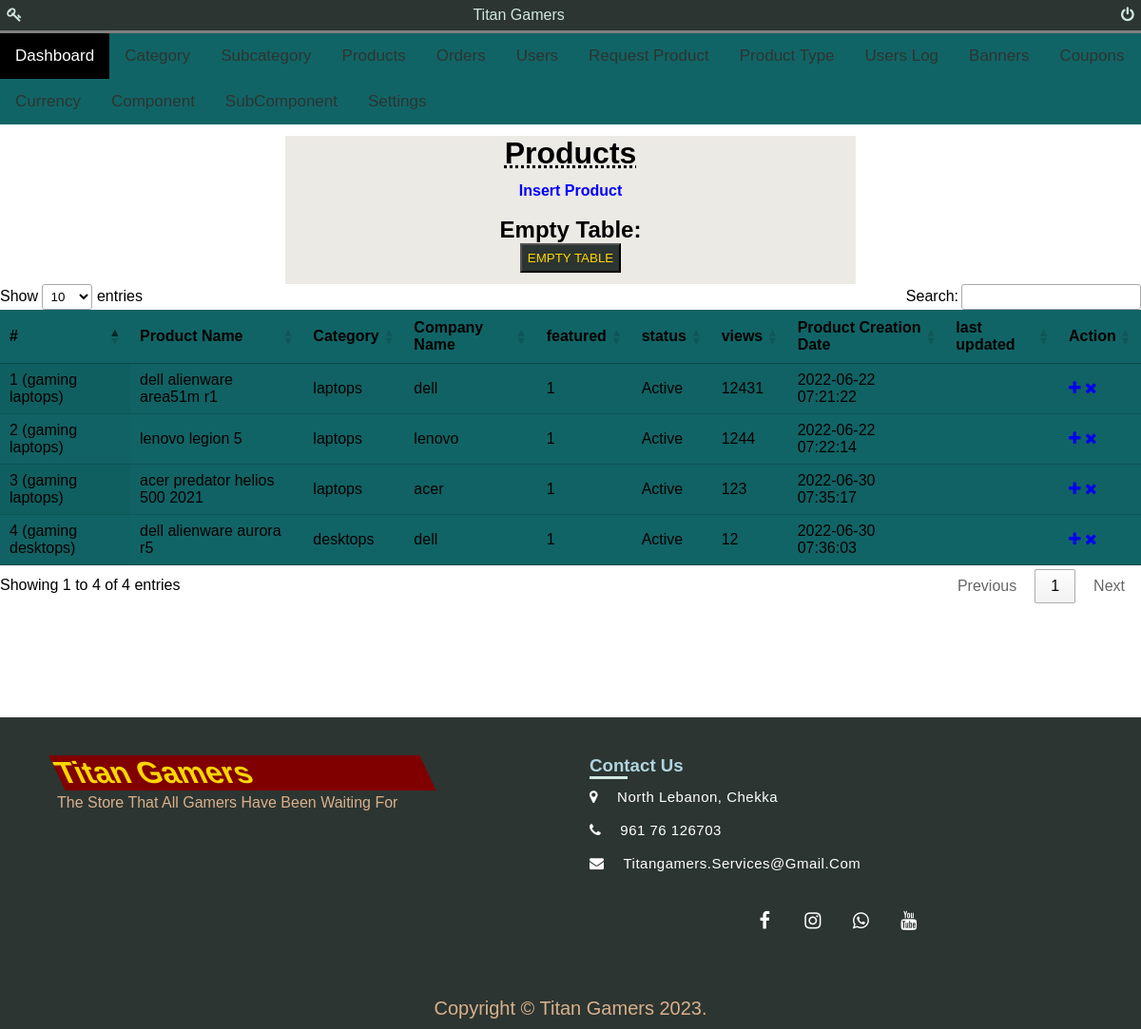
Page /admin/titan_manageproducts.php (signed in) on the earlier database version.
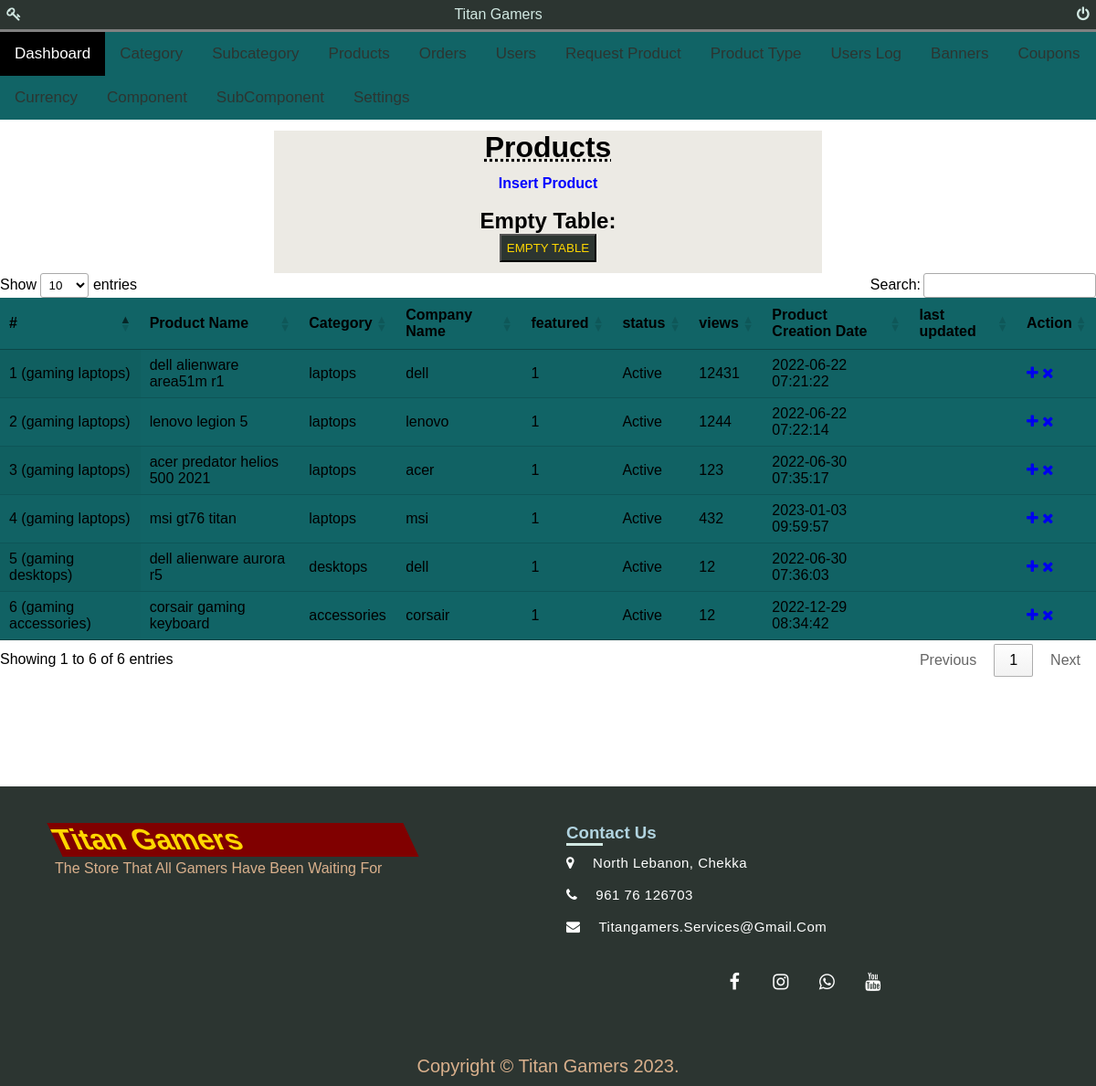
Same page on the later database version.
### tables this page shows
CREATE TABLE `products` (
  `id` int(11) NOT NULL,
  `categoryName` varchar(255) NOT NULL,
  `subcategoryName` varchar(255) NOT NULL,
  `productToken` varchar(255) NOT NULL,
  `productName` varchar(255) NOT NULL,
  `productCompany` varchar(255) NOT NULL,
  `productCompanyURL` varchar(255) NOT NULL,
  `productPrice` int(50) NOT NULL,
  `productPriceBeforeDiscount` int(50) NOT NULL,
  `productDescription` longtext NOT NULL,
  `productImage1` varchar(255) NOT NULL,
  `productImage2` varchar(255) NOT NULL,
  `productImage3` varchar(255) NOT NULL,
  `shippingCharge` int(50) NOT NULL,
  `productAvailability` varchar(255) NOT NULL,
  `quantity` int(11) NOT NULL,
  `productTypeName` varchar(255) NOT NULL,
  `productFeatured` int(11) NOT NULL,
  `productStatus` varchar(255) NOT NULL,
  `productViews` int(11) NOT NULL,
  `postDate` timestamp NOT NULL DEFAULT current_timestamp(),
  `updateDate` varchar(255) NOT NULL
);

CREATE TABLE `category` (
  `id` int(11) NOT NULL,
  `categoryToken` varchar(255) NOT NULL,
  `categoryName` varchar(255) NOT NULL,
  `categoryDescription` longtext NOT NULL,
  `categoryStatus` varchar(255) NOT NULL,
  `createDate` timestamp NOT NULL DEFAULT current_timestamp(),
  `updateDate` varchar(255) NOT NULL
);

CREATE TABLE `subcategory` (
  `id` int(11) NOT NULL,
  `categoryToken` varchar(255) NOT NULL,
  `categoryName` varchar(255) NOT NULL,
  `subcategoryToken` varchar(255) NOT NULL,
  `subcategoryName` varchar(255) NOT NULL,
  `subcategoryDescription` longtext NOT NULL,
  `subcategoryStatus` varchar(255) NOT NULL,
  `createDate` timestamp NOT NULL DEFAULT current_timestamp(),
  `updateDate` varchar(255) NOT NULL
);

### admin/titan_manageproducts.php (the view, shortened to what this page needs)
<?php
include('db/connection.php');
if(strlen($_SESSION['email'])==0)
	{
header('location:index.php');
}
else{
?>
<html>
<head>
	<link href="https://cdn.datatables.net/1.11.3/css/jquery.dataTables.min.css" rel="stylesheet">
			<link rel="stylesheet" href="https://cdnjs.cloudflare.com/ajax/libs/font-awesome/4.7.0/css/font-awesome.min.css">
			<link href="css/admin.css" rel="stylesheet">
	</head>
	<body>
		<?php include('include/sidebar.inc.php');?>
<center>
	<div class="container">
		<div class="titlewrapper">
			<h1 class="title"> products</h1>
			<h4 class="subtitle"><a href="titan_insertproduct.php" class="subtitle-link">insert product</a></h4>
		</div>
		<div class="wrapper">
		<br />
		<form method="post">
			<h2>Empty Table:</h2>
			<button type="submit" name="truncateManageProductsTable" class="adminform_btn" onClick="return confirm('Are you sure you want to Empty this Table?')">Empty Table</button>
		</form>
</div>
</center>
							<table id="datable" class="display" style="width:100%">
									<thead>
										<tr>
											<th id="custom_td">#</th>
											<th id="custom_td">Product Name</th>
											<th id="custom_td">Category </th>
											<th id="custom_td">Company Name</th>
											<th id="custom_td">featured</th>
											<th id="custom_td">status</th>
											<th id="custom_td">views</th>
											<th id="custom_td">Product Creation Date</th>
											<th id="custom_td">last updated</th>
											<th id="custom_td">Action</th>
										</tr>
									</thead>
									<tbody>
<?php $query=mysqli_query($con,"SELECT products.*,category.categoryName,
subcategory.subcategoryName FROM products JOIN category ON category.categoryName=products.categoryName
JOIN subcategory ON subcategory.subcategoryName=products.subCategoryName");
$cnt=1;
while($row=mysqli_fetch_array($query))
{
?>
										<tr id="custom_tr">
											<td><?php echo htmlentities($cnt);?></td>
											<td id="cap_username"><?php echo htmlentities($row['productName']);?></td>
											<td><?php echo htmlentities($row['categoryName']);?></td>
											<td> <?php echo htmlentities($row['subcategoryName']);?></td>
											<td><?php echo htmlentities($row['productCompany']);?></td>
											<td><?php echo htmlentities($row['productFeatured']);?></td>
											<td><?php echo htmlentities($row['productStatus']);?></td>
											<td><?php echo htmlentities($row['productViews']);?></td>
											<td><?php echo htmlentities($row['postDate']);?></td>
											<td><?php echo htmlentities($row['updateDate']);?></td>
											<td>
											<a href="titan_editproducts.php?prodName=<?php echo $row['productToken']?>" ><i class="fa fa-plus"></i></a>
											<a href="titan_manageproducts.php?prodName=<?php echo $row['productToken']?>&del=delete" onClick="return confirm('Are you sure you want to delete?')"><i class="fa fa-times"></i></a></td>
										</tr>
										<?php $cnt=$cnt+1; } ?>
								</table>
<?php include('include/footer.inc.php');?>
</body>
<?php } ?>

Differences in the rows shown:
added products: productName "msi gt76 titan", category.categoryName "laptops", subcategory.subcategoryName "gaming laptops)", productCompany "msi", productFeatured "1", productStatus "Active", productViews "432", postDate "2023-01-03 09:59:57"
added products: productName "corsair gaming keyboard", category.categoryName "accessories", subcategory.subcategoryName "gaming accessories)", productCompany "corsair", productFeatured "1", productStatus "Active", productViews "12", postDate "2022-12-29 08:34:42"
Other differences:
text written by a page script: "Show entries Search: Showing 1 to 4 of 4 entries Previous 1 Next" → "Show entries Search: Showing 1 to 6 of 6 entries Previous 1 Next"
